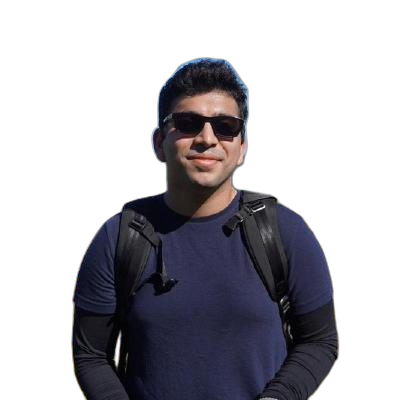
#> input picture scripts/pfp_cut.png, 400 x 400 px
$ python make_art.py
#> lines starting #> are read from the running program, lines starting #| are printed output that depends on the picture; after the words box and inside, x2 and y2 are one past the last pixel; in counts of white or black regions, pixels touching at a corner belong together
"""One-off: turn the background-removed profile picture into a 0/1 grid.

Writes scripts/art.json: a list of rows, each row a list of [char, level]
where char is "0", "1" or " " and level (0-7) is the brightness bucket.

    uv run --with pillow python scripts/make_art.py
"""
import json
from pathlib import Path

from PIL import Image, ImageFilter, ImageOps

HERE = Path(__file__).parent
ROWS = 52
CELL_W, CELL_H = 5.72, 11.0  # monospace advance at 9.5px font, line height
CROP = (84, 50, 318, 300)  # left, top, right, bottom in the 400x400 pfp
LEVELS = 8

img = Image.open(HERE / "pfp_cut.png").convert("RGBA").crop(CROP)
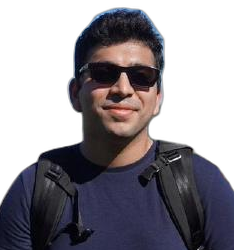
#> img: PIL image 234x250 RGBA; mean R, G, B, A 34.1, 30.6, 37.3, 144.1; transparent parts drawn white
w, h = img.size
#> w = 234; h = 250
cols = round(ROWS * (CELL_H / CELL_W) * (w / h))
#> cols = 94

alpha = img.getchannel("A")
gray = ImageOps.grayscale(img.convert("RGB"))
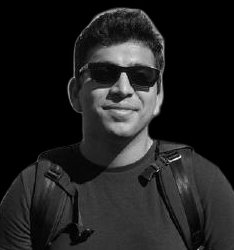
#> gray: PIL image 234x250 L; min 0, max 253, mean 32.4
# equalise contrast using only the subject's pixels
mask = alpha.point(lambda a: 255 if a > 128 else 0)
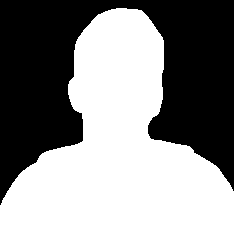
#> mask: PIL image 234x250 L; 56.6% white; 1 black region, box (x1, y1, x2, y2) and area: (0, 0, 234, 205) 25372
gray = ImageOps.equalize(gray, mask=mask)
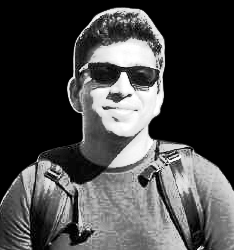
#> gray: PIL image 234x250 L; min 0, max 255, mean 72.7
edges = gray.filter(ImageFilter.FIND_EDGES)
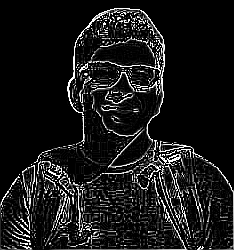
#> edges: PIL image 234x250 L; min 0, max 255, mean 24.9

small = gray.resize((cols, ROWS), Image.LANCZOS)
small_a = alpha.resize((cols, ROWS), Image.LANCZOS)
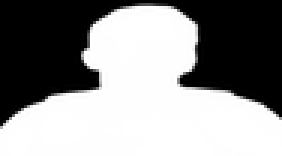
#> small_a: PIL image 94x52 L (shown 3 times larger); min 0, max 255, mean 144.1
small_e = edges.resize((cols, ROWS), Image.LANCZOS)
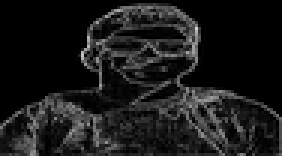
#> small_e: PIL image 94x52 L (shown 3 times larger); min 0, max 207, mean 25.6

rows = []
for y in range(ROWS):
    row = []
    for x in range(cols):
        a = small_a.getpixel((x, y))
        if a < 110:
            row.append([" ", 0])
            continue
        v = small.getpixel((x, y)) / 255
        e = small_e.getpixel((x, y)) / 255
        v = min(1.0, v + 0.2 * e)  # lift shadows a bit, emphasise outlines
        level = min(LEVELS - 1, int(v * LEVELS))
        # '0' carries more ink than '1', so brighter cells get zeros
        ch = "0" if v > 0.5 else "1"
        row.append([ch, level])
    rows.append(row)
#> after the loop, rows = 52 items

(HERE / "art.json").write_text(json.dumps(rows, separators=(",", ":")))
print(f"{cols}x{ROWS}")
#| 94x52
for r in rows:
    print("".join(c for c, _ in r))
#> this loop made 52 passes
#|                                          00000000000000000
#|                                       0001111110111111100000
#|                                      011110101100000100100000
#|                                    001111011111111111111111000
#|                                  0111110110111111111111111111000
#|                                 011111111111111111111111111111000
#> (further printed lines are left out)
